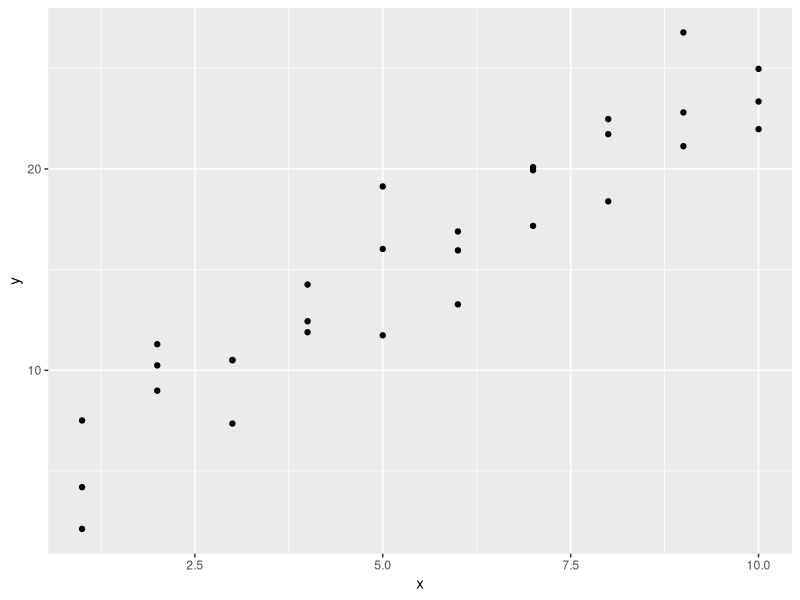
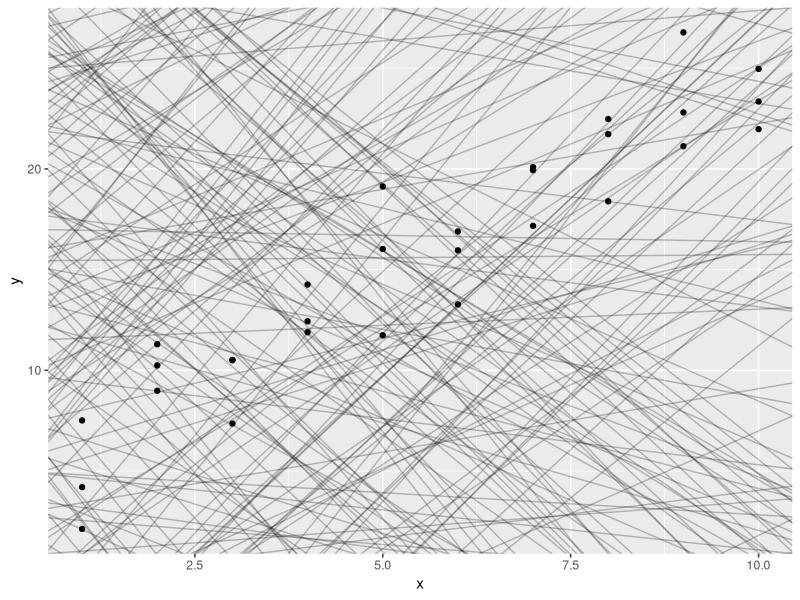
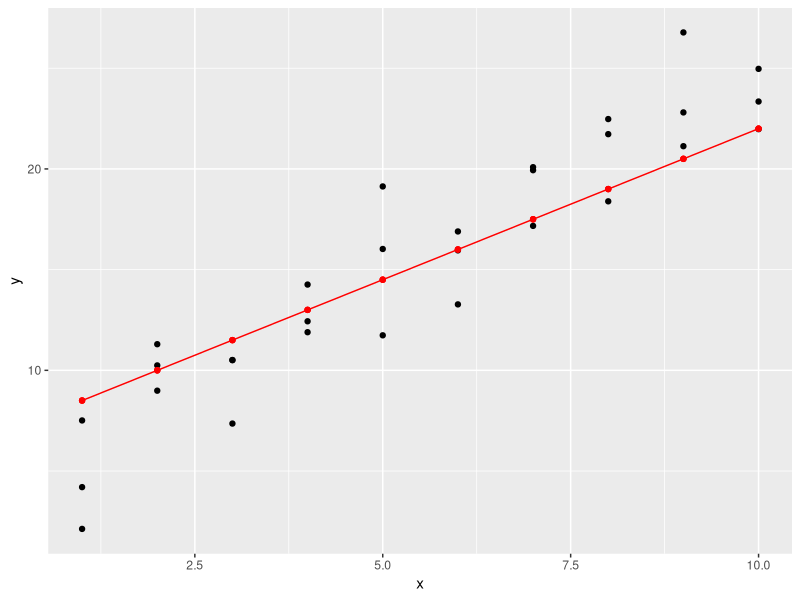

Generate these figures, in order, with R: (Note: this script raises an error after producing the figures.)
## ---- chunk 1
require(tidyverse)
require(modelr)
require()
## ---- chunk 2
# Build a model to capture the data's characteristics

sim1

## ---- chunk 3

ggplot(sim1, aes(x,y)) + 
  geom_point()

## ---- chunk 4

models <- tibble(
  a_0 = runif(250,-20,40),
  a_1 = runif(250,-5,5)
)

ggplot(sim1, aes(x,y)) +
  geom_abline(aes(intercept = a_0, slope = a_1), data = models, alpha = 1/4) +
  geom_point()

## Most of the  models are terrible, but some are better but still bad.

## ---- chunk 5

# Model

model1 <- function(a, data) {
  a[1] + data$x*a[2]
}

## ---- chunk 6

model1(c(7,1.5), sim1)

## ---- chunk 7

sim1_model <- sim1 %>%
  mutate(y_prediction = model1(c(7,1.5), sim1))

sim1_model %>%
  ggplot(aes(x = x, y = y)) +
  geom_point() +
  geom_point(aes(y = y_prediction), color = 'red') +
  geom_line(aes(y = y_prediction), color = 'red')

## ---- chunk 8

RMS_distance <- function(mod_parameters, data) {
  y_prediction <- model1(mod_parameters, data)
  dist <- data$y - y_prediction
  return(sqrt(mean(dist^2))) # Return is unnecessary because it is the final line. Making it the the value of the function.
}

RMS_distance(c(7,1.5), sim1)

## ---- chunk 9

sim1_dist <- function(a_0, a_1) {
  RMS_distance(c(a_0,a_1), sim1)
}

models_d <- models %>%
  mutate(dist = map2_dbl(a_0, a_1, sim1_dist)) #map2_dbl, look into how this iterates over the dataset.

models_d

## ---- chunk 10

models_d %>% arrange(dist)

## ---- chunk 11

ggplot(models_d, ...) + 
  geom_histogram(bins = 50)

## ---- chunk 12

ggplot(sim1, aes(x,y))+
  geom_point(size = 2, color = "grey40") +
  geom_abline(data = filter(models_d, rank(dist) < 10),
              aes(intercept = a_0, slope = a_1, color = -dist))


## ---- chunk 13

# Not working for some reason

ggplot(models_d, aes(a_0, a_1)) +
  geom_point(data = filter(models_d, rank(dist) <= 10, size == 4, color == "red") +
                             geom_point(aes(color = -dist)))

## ---- chunk 14

## Also not working ... 

grid_of_models <-
expand.grid(
  a_0 = seq(-5, 20, length = 25),
  a_1 = 
)

## Did not have enough time to code the plots

